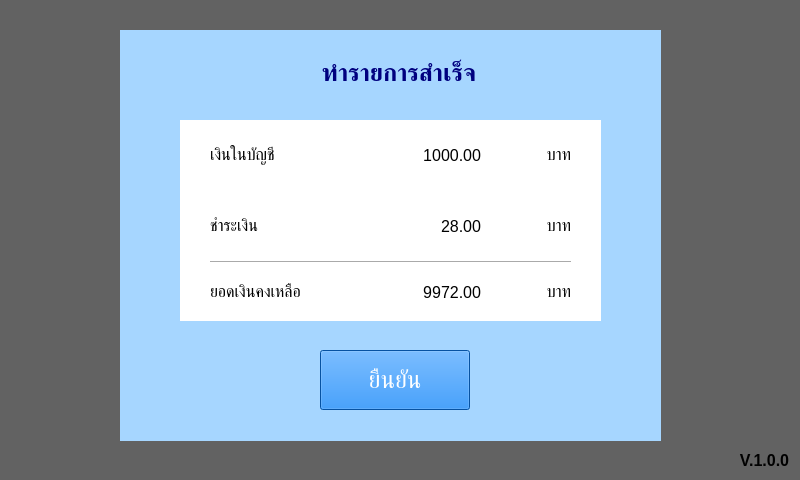
<?xml version="1.0" encoding="UTF-8"?>
<ui version="4.0">
 <class>MainWindow</class>
 <widget class="QMainWindow" name="MainWindow">
  <property name="geometry">
   <rect>
    <x>0</x>
    <y>0</y>
    <width>800</width>
    <height>480</height>
   </rect>
  </property>
  <property name="minimumSize">
   <size>
    <width>800</width>
    <height>480</height>
   </size>
  </property>
  <property name="maximumSize">
   <size>
    <width>800</width>
    <height>480</height>
   </size>
  </property>
  <property name="windowTitle">
   <string>MainWindow</string>
  </property>
  <widget class="QWidget" name="centralwidget">
   <widget class="QLabel" name="bgLabel">
    <property name="enabled">
     <bool>true</bool>
    </property>
    <property name="geometry">
     <rect>
      <x>0</x>
      <y>0</y>
      <width>800</width>
      <height>480</height>
     </rect>
    </property>
    <property name="minimumSize">
     <size>
      <width>800</width>
      <height>480</height>
     </size>
    </property>
    <property name="maximumSize">
     <size>
      <width>800</width>
      <height>480</height>
     </size>
    </property>
    <property name="text">
     <string/>
    </property>
    <property name="pixmap">
     <pixmap>QT_resource/bgsky.jpg</pixmap>
    </property>
    <property name="scaledContents">
     <bool>true</bool>
    </property>
   </widget>
   <widget class="QLabel" name="version_label_2">
    <property name="geometry">
     <rect>
      <x>707</x>
      <y>440</y>
      <width>91</width>
      <height>41</height>
     </rect>
    </property>
    <property name="font">
     <font>
      <family>Leelawadee UI</family>
      <pointsize>12</pointsize>
      <weight>75</weight>
      <bold>true</bold>
     </font>
    </property>
    <property name="layoutDirection">
     <enum>Qt::LeftToRight</enum>
    </property>
    <property name="styleSheet">
     <string notr="true"/>
    </property>
    <property name="text">
     <string>V.1.0.0  </string>
    </property>
    <property name="alignment">
     <set>Qt::AlignRight|Qt::AlignTrailing|Qt::AlignVCenter</set>
    </property>
   </widget>
   <widget class="QLabel" name="bgblackLabel">
    <property name="enabled">
     <bool>true</bool>
    </property>
    <property name="geometry">
     <rect>
      <x>0</x>
      <y>0</y>
      <width>800</width>
      <height>480</height>
     </rect>
    </property>
    <property name="minimumSize">
     <size>
      <width>800</width>
      <height>480</height>
     </size>
    </property>
    <property name="maximumSize">
     <size>
      <width>800</width>
      <height>480</height>
     </size>
    </property>
    <property name="styleSheet">
     <string notr="true">background-color: rgba(0, 0, 0, 150);</string>
    </property>
    <property name="text">
     <string/>
    </property>
    <property name="scaledContents">
     <bool>true</bool>
    </property>
   </widget>
   <widget class="QLabel" name="subbg_label">
    <property name="geometry">
     <rect>
      <x>120</x>
      <y>30</y>
      <width>541</width>
      <height>411</height>
     </rect>
    </property>
    <property name="styleSheet">
     <string notr="true">background-color: rgb(166, 214, 255)</string>
    </property>
    <property name="text">
     <string/>
    </property>
   </widget>
   <widget class="QLabel" name="AddStuff_Label_3">
    <property name="geometry">
     <rect>
      <x>90</x>
      <y>50</y>
      <width>618</width>
      <height>47</height>
     </rect>
    </property>
    <property name="font">
     <font>
      <family>Leelawadee UI</family>
      <pointsize>18</pointsize>
      <weight>75</weight>
      <bold>true</bold>
     </font>
    </property>
    <property name="autoFillBackground">
     <bool>false</bool>
    </property>
    <property name="styleSheet">
     <string notr="true">QLabel{

	color: rgb(0, 0, 127);

}</string>
    </property>
    <property name="text">
     <string>ทำรายการสำเร็จ</string>
    </property>
    <property name="scaledContents">
     <bool>false</bool>
    </property>
    <property name="alignment">
     <set>Qt::AlignCenter</set>
    </property>
   </widget>
   <widget class="QFrame" name="gridFrame">
    <property name="geometry">
     <rect>
      <x>180</x>
      <y>120</y>
      <width>421</width>
      <height>201</height>
     </rect>
    </property>
    <property name="styleSheet">
     <string notr="true">background-color: rgb(255, 255, 255);</string>
    </property>
    <layout class="QGridLayout" name="gridLayout" rowstretch="10,10,10,8" columnstretch="20,10,10">
     <property name="leftMargin">
      <number>30</number>
     </property>
     <property name="topMargin">
      <number>0</number>
     </property>
     <property name="rightMargin">
      <number>30</number>
     </property>
     <property name="bottomMargin">
      <number>0</number>
     </property>
     <property name="spacing">
      <number>0</number>
     </property>
     <item row="1" column="0">
      <widget class="QLabel" name="label_2">
       <property name="font">
        <font>
         <family>Leelawadee UI</family>
         <pointsize>12</pointsize>
         <weight>50</weight>
         <bold>false</bold>
        </font>
       </property>
       <property name="text">
        <string>ชำระเงิน</string>
       </property>
       <property name="alignment">
        <set>Qt::AlignLeading|Qt::AlignLeft|Qt::AlignVCenter</set>
       </property>
      </widget>
     </item>
     <item row="3" column="0">
      <widget class="QLabel" name="label_5">
       <property name="font">
        <font>
         <family>Leelawadee UI</family>
         <pointsize>12</pointsize>
         <weight>50</weight>
         <bold>false</bold>
        </font>
       </property>
       <property name="text">
        <string>ยอดเงินคงเหลือ      </string>
       </property>
       <property name="alignment">
        <set>Qt::AlignLeading|Qt::AlignLeft|Qt::AlignVCenter</set>
       </property>
      </widget>
     </item>
     <item row="1" column="1">
      <widget class="QLabel" name="label_4">
       <property name="font">
        <font>
         <family>Leelawadee UI</family>
         <pointsize>12</pointsize>
         <weight>50</weight>
         <bold>false</bold>
        </font>
       </property>
       <property name="text">
        <string>28.00</string>
       </property>
       <property name="alignment">
        <set>Qt::AlignRight|Qt::AlignTrailing|Qt::AlignVCenter</set>
       </property>
      </widget>
     </item>
     <item row="3" column="1">
      <widget class="QLabel" name="label_6">
       <property name="font">
        <font>
         <family>Leelawadee UI</family>
         <pointsize>12</pointsize>
         <weight>50</weight>
         <bold>false</bold>
        </font>
       </property>
       <property name="text">
        <string>9972.00</string>
       </property>
       <property name="alignment">
        <set>Qt::AlignRight|Qt::AlignTrailing|Qt::AlignVCenter</set>
       </property>
      </widget>
     </item>
     <item row="0" column="0">
      <widget class="QLabel" name="label">
       <property name="font">
        <font>
         <family>Leelawadee UI</family>
         <pointsize>12</pointsize>
         <weight>50</weight>
         <bold>false</bold>
        </font>
       </property>
       <property name="text">
        <string>เงินในบัญชี</string>
       </property>
       <property name="alignment">
        <set>Qt::AlignLeading|Qt::AlignLeft|Qt::AlignVCenter</set>
       </property>
      </widget>
     </item>
     <item row="0" column="1">
      <widget class="QLabel" name="label_3">
       <property name="font">
        <font>
         <family>Leelawadee UI</family>
         <pointsize>12</pointsize>
         <weight>50</weight>
         <bold>false</bold>
        </font>
       </property>
       <property name="text">
        <string>1000.00</string>
       </property>
       <property name="alignment">
        <set>Qt::AlignRight|Qt::AlignTrailing|Qt::AlignVCenter</set>
       </property>
      </widget>
     </item>
     <item row="0" column="2">
      <widget class="QLabel" name="label_7">
       <property name="font">
        <font>
         <family>Leelawadee UI</family>
         <pointsize>12</pointsize>
        </font>
       </property>
       <property name="text">
        <string>บาท</string>
       </property>
       <property name="alignment">
        <set>Qt::AlignRight|Qt::AlignTrailing|Qt::AlignVCenter</set>
       </property>
      </widget>
     </item>
     <item row="1" column="2">
      <widget class="QLabel" name="label_8">
       <property name="font">
        <font>
         <family>Leelawadee UI</family>
         <pointsize>12</pointsize>
        </font>
       </property>
       <property name="text">
        <string>บาท</string>
       </property>
       <property name="alignment">
        <set>Qt::AlignRight|Qt::AlignTrailing|Qt::AlignVCenter</set>
       </property>
      </widget>
     </item>
     <item row="3" column="2">
      <widget class="QLabel" name="label_9">
       <property name="font">
        <font>
         <family>Leelawadee UI</family>
         <pointsize>12</pointsize>
        </font>
       </property>
       <property name="text">
        <string>บาท</string>
       </property>
       <property name="alignment">
        <set>Qt::AlignRight|Qt::AlignTrailing|Qt::AlignVCenter</set>
       </property>
      </widget>
     </item>
     <item row="2" column="0">
      <widget class="Line" name="line">
       <property name="orientation">
        <enum>Qt::Horizontal</enum>
       </property>
      </widget>
     </item>
     <item row="2" column="1">
      <widget class="Line" name="line_2">
       <property name="orientation">
        <enum>Qt::Horizontal</enum>
       </property>
      </widget>
     </item>
     <item row="2" column="2">
      <widget class="Line" name="line_3">
       <property name="orientation">
        <enum>Qt::Horizontal</enum>
       </property>
      </widget>
     </item>
    </layout>
   </widget>
   <widget class="QPushButton" name="nextpagebutton">
    <property name="geometry">
     <rect>
      <x>320</x>
      <y>350</y>
      <width>150</width>
      <height>60</height>
     </rect>
    </property>
    <property name="font">
     <font>
      <family>Leelawadee UI</family>
      <pointsize>18</pointsize>
      <weight>50</weight>
      <bold>false</bold>
     </font>
    </property>
    <property name="styleSheet">
     <string notr="true">background-color: rgb(9, 115, 227);
color: rgb(255, 255, 255);</string>
    </property>
    <property name="text">
     <string>ยืนยัน</string>
    </property>
   </widget>
   <zorder>bgLabel</zorder>
   <zorder>bgblackLabel</zorder>
   <zorder>version_label_2</zorder>
   <zorder>subbg_label</zorder>
   <zorder>AddStuff_Label_3</zorder>
   <zorder>gridFrame</zorder>
   <zorder>nextpagebutton</zorder>
  </widget>
 </widget>
 <resources/>
 <connections/>
</ui>
